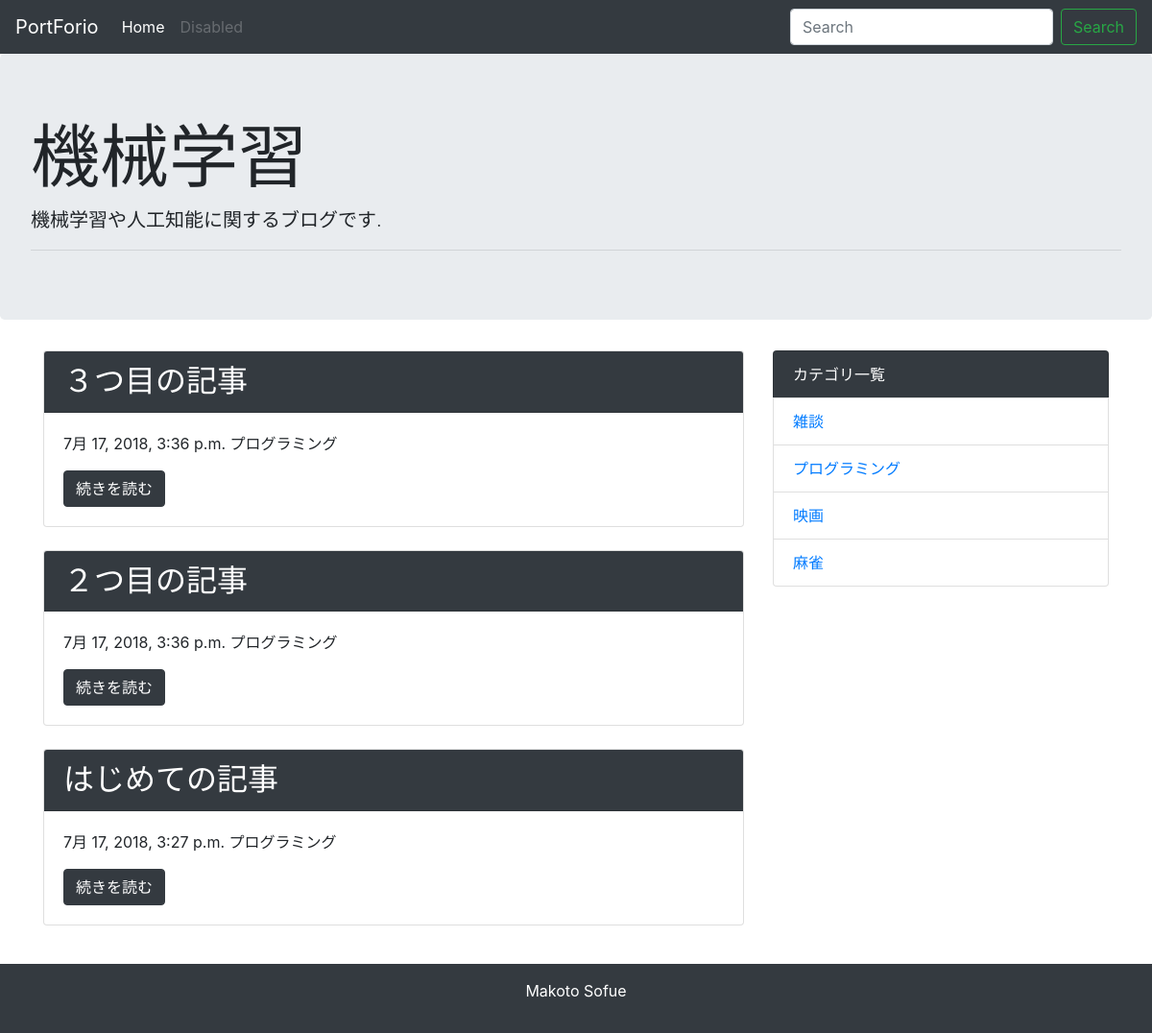
The app's page /category/2/, older data.
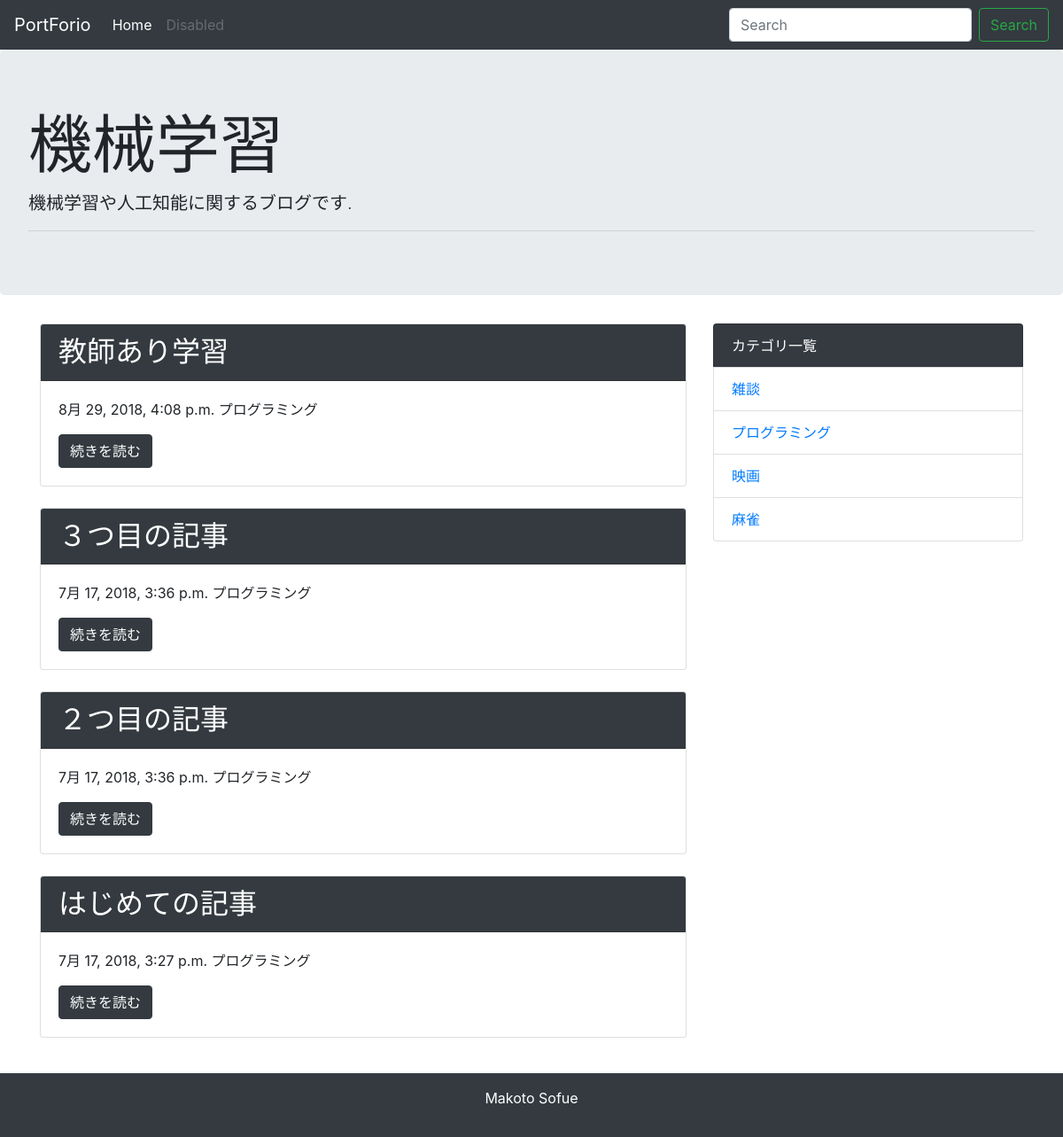
The same page, newer data.
### blog/models.py (models this page shows, shortened)
class Post(models.Model):
    title = models.CharField("タイトル", max_length=255)
    text = models.TextField("本文")
    created_at = models.DateTimeField("作成日", default=timezone.now)
    category = models.ForeignKey(Category, verbose_name="カテゴリ",on_delete=models.PROTECT)

class Category(models.Model):
    name = models.CharField("カテゴリ名", max_length=255)
    created_at = models.DateTimeField("作成日", default=timezone.now)
    def __str__(self):
        return self.name

### blog/views.py (the view)
# urls.py: path('category/<int:pk>/', views.CategoryView.as_view(), name='category'),
class CategoryView(generic.ListView):
    model = Post
    pagenate_by = 10
    def get_queryset(self):
        category_pk = self.kwargs['pk']
        queryset = Post.objects.order_by('-created_at').filter(category__pk=category_pk)
        return queryset

### blog/context_processors.py (called while the page is built)
def common(request):
    context = {
        'category_list':Category.objects.all(),
    }
    return context

### blog/templates/blog/post_list.html (shortened to what this page needs)
{% extends 'blog/base.html' %}
{% block content %}
{% for post in post_list %}
<div class="card mb-4 ">
    <h2 class="card-header bg-dark text-white ">{{ post.title }}</h2>
    <div class="card-body">
        <p>{{ post.created_at }}  {{ post.category }}</p>
        <a href="{% url 'blog:detail' post.pk %}" class="btn btn-dark">続きを読む</a>
    </div>
</div>
{% endfor %}
{% endblock %}

### blog/templates/blog/base.html (shortened to what this page needs)
<!doctype html>
<html lang="ja">
  <head>
    <link rel="stylesheet" href="https://maxcdn.bootstrapcdn.com/bootstrap/4.0.0-beta.2/css/bootstrap.min.css">
  </head>
  <body>
    <nav class="navbar navbar-expand-lg navbar-dark bg-dark">
      <a class="navbar-brand" href="#">PortForio</a>
      <div class="collapse navbar-collapse" id="navbarSupportedContent">
        <ul class="navbar-nav mr-auto">
          <li class="nav-item active">
            <a class="nav-link" href="{% url 'blog:index' %}">Home
            </a>
          </li>
          <li class="nav-item">
            <a class="nav-link disabled" href="#">Disabled</a>
          </li>
        </ul>
        <form class="form-inline my-2 my-lg-0" method="GET" action="{% url "blog:index" %}">
          <input class="form-control mr-sm-2" type="text" placeholder="Search" aria-label="Search" name="keyword">
          <button class="btn btn-outline-success my-2 my-sm-0" type="submit">Search</button>
        </form>
      </div>
    </nav>
    <div class="jumbotron">
      <h1 class="display-3">機械学習</h1>
      <p class="lead">機械学習や人工知能に関するブログです.</p>
      <hr class="my-2">
    </div>
    <div class="container">
      <div class="row">
        <div class="col-md-8">
          {% block content %}
          {% endblock %}
        </div>
        <div class="col-md-4">
          <ul class="list-group mb-4">
            <li class="list-group-item bg-dark text-white" >カテゴリ一覧</li>
             {% for category in category_list %}
            <li class="list-group-item"><a href="{% url 'blog:category' category.pk %}">{{ category }}</a></li>
             {% endfor %}
          </ul>
        </div>
      </div>
    </div>
    <footer class="bg-dark text-white text-center py-3">
      <P>Makoto Sofue</P>
    </footer>
  </body>
</html>

Row changes from the older to the newer data that the page shows:
now on this page (row edited): Post: title "教師あり学習", created_at "8月 29, 2018, 4:08 p.m.", category "プログラミング"
